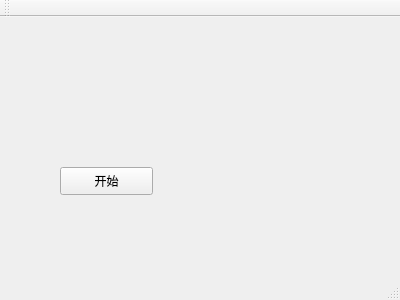
<?xml version="1.0" encoding="UTF-8"?>
<ui version="4.0">
 <class>MainWindow</class>
 <widget class="QMainWindow" name="MainWindow">
  <property name="geometry">
   <rect>
    <x>0</x>
    <y>0</y>
    <width>400</width>
    <height>300</height>
   </rect>
  </property>
  <property name="windowTitle">
   <string>MainWindow</string>
  </property>
  <widget class="QWidget" name="centralWidget">
   <widget class="QPushButton" name="pushButton">
    <property name="geometry">
     <rect>
      <x>60</x>
      <y>150</y>
      <width>93</width>
      <height>28</height>
     </rect>
    </property>
    <property name="text">
     <string>开始</string>
    </property>
   </widget>
  </widget>
  <widget class="QMenuBar" name="menuBar">
   <property name="geometry">
    <rect>
     <x>0</x>
     <y>0</y>
     <width>400</width>
     <height>26</height>
    </rect>
   </property>
  </widget>
  <widget class="QToolBar" name="mainToolBar">
   <attribute name="toolBarArea">
    <enum>TopToolBarArea</enum>
   </attribute>
   <attribute name="toolBarBreak">
    <bool>false</bool>
   </attribute>
  </widget>
  <widget class="QStatusBar" name="statusBar"/>
 </widget>
 <layoutdefault spacing="6" margin="11"/>
 <resources/>
 <connections/>
</ui>
